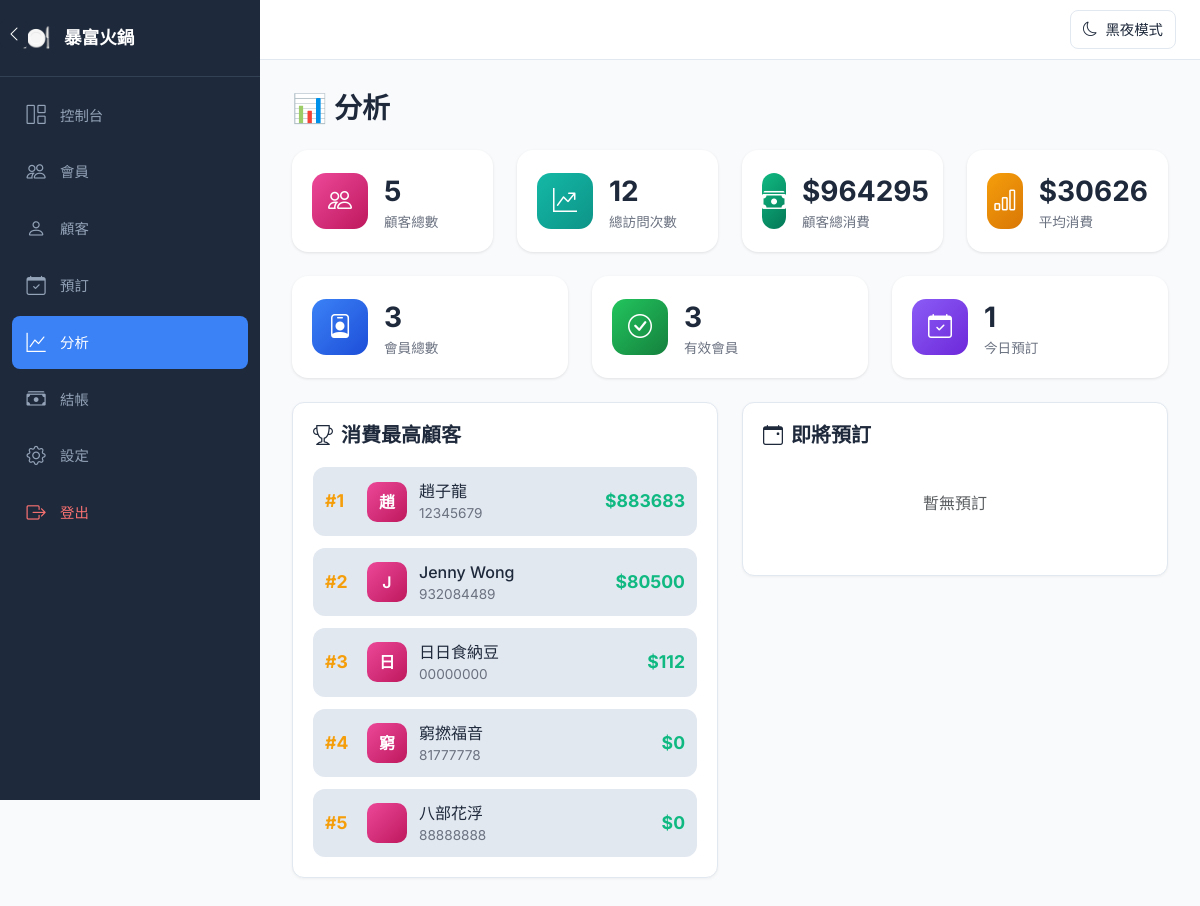
Screenshot of /analytics (signed in) with the database file from the repository.
### app.py (models this page shows)
class Settings(Base):
    __tablename__ = 'settings'
    id = Column(Integer, primary_key=True)
    restaurant_name = Column(String(100), default='我的餐廳')
    dark_mode = Column(Integer, default=0)  # 0 = light, 1 = dark

class Customer(Base):
    __tablename__ = 'customers'
    id = Column(Integer, primary_key=True)
    name = Column(String(100), nullable=False)
    phone = Column(String(20), unique=True, nullable=False)
    email = Column(String(100))
    birthday = Column(DateTime)
    tags = Column(String(500))  # 標籤，用逗號分隔
    address = Column(String(200))
    avg_spend = Column(Float, default=0.0)
    preferences = Column(Text)  # e.g. "愛辣、不吃蔥"
    allergies = Column(Text)  # 過敏食物
    notes = Column(Text)  # 額外備註
    visits = Column(Integer, default=0)
    total_spent = Column(Float, default=0)  # 總消費
    points = Column(Integer, default=0)  # 積分 (已停用)
    created_at = Column(DateTime, default=datetime.utcnow)
    updated_at = Column(DateTime, default=datetime.utcnow, onupdate=datetime.utcnow)

### app.py (the view)
@app.route('/analytics')
@login_required
def analytics():
    from sqlalchemy import func as sql_func
    db = get_db_session()
    total_customers = db.query(Customer).count()
    total_visits = db.query(Customer).with_entities(sql_func.sum(Customer.visits)).scalar() or 0
    total_revenue = db.query(Customer).with_entities(sql_func.sum(Customer.total_spent)).scalar() or 0
    avg_spend = db.query(Customer).with_entities(sql_func.avg(Customer.avg_spend)).scalar() or 0
    total_members = db.query(Member).count()
    active_members = db.query(Member).filter(Member.expiry_date >= datetime.utcnow()).count()
    today = datetime.utcnow().replace(hour=0, minute=0, second=0, microsecond=0)
    tomorrow = today + timedelta(days=1)
    today_reservations = db.query(Reservation).filter(
        Reservation.date >= today,
        Reservation.date < tomorrow
    ).count()
    top_customers = db.query(Customer).order_by(Customer.total_spent.desc()).limit(10).all()
    upcoming_reservations = db.query(Reservation).filter(
        Reservation.date >= datetime.utcnow(),
        Reservation.status.in_(['confirmed', 'seated'])
    ).order_by(Reservation.date).limit(10).all()
    db.close()
    return render_template('analytics.html',
                         total_customers=total_customers,
                         total_visits=total_visits,
                         total_revenue=total_revenue,
                         avg_spend=avg_spend,
                         total_members=total_members,
                         active_members=active_members,
                         today_reservations=today_reservations,
                         top_customers=top_customers,
                         upcoming_reservations=upcoming_reservations)

### templates/analytics.html (shortened to what this page needs)
{% extends "base.html" %}
{% block content %}
<h1 class="page-title">📊 分析</h1>
<div class="row mb-4">
    <div class="col-md-3">
        <div class="stats-card">
            <div class="stats-icon" style="background: linear-gradient(135deg, #ec4899, #be185d);">
                <i class="bi bi-people"></i>
            </div>
            <div class="stats-info">
                <span class="stats-number">{{ total_customers }}</span>
                <span class="stats-label">顧客總數</span>
            </div>
        </div>
    </div>
    <div class="col-md-3">
        <div class="stats-card">
            <div class="stats-icon" style="background: linear-gradient(135deg, #14b8a6, #0d9488);">
                <i class="bi bi-graph-up-arrow"></i>
            </div>
            <div class="stats-info">
                <span class="stats-number">{{ total_visits }}</span>
                <span class="stats-label">總訪問次數</span>
            </div>
        </div>
    </div>
    <div class="col-md-3">
        <div class="stats-card">
            <div class="stats-icon" style="background: linear-gradient(135deg, #10b981, #047857);">
                <i class="bi bi-cash-stack"></i>
            </div>
            <div class="stats-info">
                <span class="stats-number">${{ "%.0f"|format(total_revenue) }}</span>
                <span class="stats-label">顧客總消費</span>
            </div>
        </div>
    </div>
    <div class="col-md-3">
        <div class="stats-card">
            <div class="stats-icon" style="background: linear-gradient(135deg, #f59e0b, #d97706);">
                <i class="bi bi-bar-chart"></i>
            </div>
            <div class="stats-info">
                <span class="stats-number">${{ "%.0f"|format(avg_spend) }}</span>
                <span class="stats-label">平均消費</span>
            </div>
        </div>
    </div>
</div>
<div class="row mb-4">
    <div class="col-md-4">
        <div class="stats-card">
            <div class="stats-icon" style="background: linear-gradient(135deg, #3b82f6, #1d4ed8);">
                <i class="bi bi-person-badge"></i>
            </div>
            <div class="stats-info">
                <span class="stats-number">{{ total_members }}</span>
                <span class="stats-label">會員總數</span>
            </div>
        </div>
    </div>
    <div class="col-md-4">
        <div class="stats-card">
            <div class="stats-icon" style="background: linear-gradient(135deg, #22c55e, #15803d);">
                <i class="bi bi-check-circle"></i>
            </div>
            <div class="stats-info">
                <span class="stats-number">{{ active_members }}</span>
                <span class="stats-label">有效會員</span>
            </div>
        </div>
    </div>
    <div class="col-md-4">
        <div class="stats-card">
            <div class="stats-icon" style="background: linear-gradient(135deg, #8b5cf6, #6d28d9);">
                <i class="bi bi-calendar-check"></i>
            </div>
            <div class="stats-info">
                <span class="stats-number">{{ today_reservations }}</span>
                <span class="stats-label">今日預訂</span>
            </div>
        </div>
    </div>
</div>
<div class="row mb-4">
    <div class="col-md-6">
        <div class="custom-card">
            <div class="card-body">
                <h5 class="card-title"><i class="bi bi-trophy me-2"></i>消費最高顧客</h5>
                {% if top_customers %}
                <div class="top-list">
                    {% for customer in top_customers %}
                    <div class="top-item">
                        <div class="top-rank">#{{ loop.index }}</div>
                        <div class="top-avatar" style="background: linear-gradient(135deg, #ec4899, #be185d);">
                            {{ customer.name[0] }}
                        </div>
                        <div class="top-info">
                            <span class="top-name">{{ customer.name }}</span>
                            <span class="top-phone">{{ customer.phone }}</span>
                        </div>
                        <div class="top-amount">${{ "%.0f"|format(customer.total_spent) }}</div>
                    </div>
                    {% endfor %}
                </div>
                {% else %}
                <p class="text-muted text-center py-4">暫無數據</p>
                {% endif %}
            </div>
        </div>
    </div>
    <div class="col-md-6">
        <div class="custom-card">
            <div class="card-body">
                <h5 class="card-title"><i class="bi bi-calendar-event me-2"></i>即將預訂</h5>
                {% if upcoming_reservations %}
                <div class="reservation-list">
                    {% for res in upcoming_reservations %}
                    <div class="reservation-item">
                        <div class="reservation-date">
                            <span class="date">{{ res.date.strftime('%m/%d') }}</span>
                            <span class="time">{{ res.date.strftime('%H:%M') }}</span>
                        </div>
                        <div class="reservation-info">
                            <span class="reservation-name">{{ res.name }}</span>
                            <span class="reservation-phone">{{ res.phone }}</span>
                        </div>
                        <div class="reservation-meta">
                            <span class="badge bg-secondary">{{ res.party_size }}位</span>
                            {% if res.status == 'confirmed' %}
                            <span class="badge bg-success">確認</span>
                            {% else %}
                            <span class="badge bg-warning">已入座</span>
                            {% endif %}
                        </div>
                    </div>
                    {% endfor %}
                </div>
                {% else %}
                <p class="text-muted text-center py-4">暫無預訂</p>
                {% endif %}
            </div>
        </div>
    </div>
</div>
{% endblock %}

### templates/base.html (shortened to what this page needs)
<!DOCTYPE html>
<html lang="zh-HK">
<head>
    <link href="https://cdn.jsdelivr.net/npm/bootstrap@5.3.3/dist/css/bootstrap.min.css" rel="stylesheet">
    <link rel="stylesheet" href="https://cdn.jsdelivr.net/npm/bootstrap-icons@1.11.0/font/bootstrap-icons.css">
</head>
<body>
    <nav id="sidebar">
        <div class="sidebar-brand">
            <span class="sidebar-brand-icon">🍽️</span>
            <span class="sidebar-brand-text">{{ restaurant_name|default('暴富火鍋') }}</span>
        </div>
        <ul class="sidebar-menu">
            <li class="sidebar-menu-item">
                <a href="{{ url_for('dashboard') }}" class="sidebar-menu-link {% if request.endpoint == 'dashboard' %}active{% endif %}">
                    <i class="bi bi-grid-1x2"></i><span>控制台</span>
                </a>
            </li>
            <li class="sidebar-menu-item">
                <a href="{{ url_for('members') }}" class="sidebar-menu-link {% if request.endpoint in ['members', 'add_member', 'edit_member', 'topup_member'] %}active{% endif %}">
                    <i class="bi bi-people"></i><span>會員</span>
                </a>
            </li>
            <li class="sidebar-menu-item">
                <a href="{{ url_for('customers') }}" class="sidebar-menu-link {% if request.endpoint in ['customers', 'add_customer', 'edit_customer'] %}active{% endif %}">
                    <i class="bi bi-person"></i><span>顧客</span>
                </a>
            </li>
            <li class="sidebar-menu-item">
                <a href="{{ url_for('reservations') }}" class="sidebar-menu-link {% if request.endpoint in ['reservations', 'add_reservation'] %}active{% endif %}">
                    <i class="bi bi-calendar-check"></i><span>預訂</span>
                </a>
            </li>
            <li class="sidebar-menu-item">
                <a href="{{ url_for('analytics') }}" class="sidebar-menu-link {% if request.endpoint == 'analytics' %}active{% endif %}">
                    <i class="bi bi-graph-up"></i><span>分析</span>
                </a>
            </li>
            <li class="sidebar-menu-item">
                <a href="{{ url_for('checkout') }}" class="sidebar-menu-link {% if request.endpoint in ['checkout', 'checkout_result'] %}active{% endif %}">
                    <i class="bi bi-cash-stack"></i><span>結帳</span>
                </a>
            </li>
            <li class="sidebar-menu-item">
                <a href="{{ url_for('settings') }}" class="sidebar-menu-link {% if request.endpoint == 'settings' %}active{% endif %}">
                    <i class="bi bi-gear"></i><span>設定</span>
                </a>
            </li>
            <li class="sidebar-menu-item" style="margin-top: auto;">
                <a href="{{ url_for('logout') }}" class="sidebar-menu-link" style="color: #f87171;">
                    <i class="bi bi-box-arrow-right"></i><span>登出</span>
                </a>
            </li>
        </ul>
    </nav>
    <button id="sidebarToggle" onclick="toggleSidebar()">
        <i class="bi bi-chevron-left"></i>
    </button>
    <div class="top-bar">
        <button class="theme-toggle" onclick="toggleTheme()">
            <i class="bi bi-moon" id="themeIcon"></i>
            <span id="themeText">黑夜模式</span>
        </button>
    </div>
    <main id="mainContent">
        {% block content %}{% endblock %}
    </main>
</body>
</html>

### rows the page displays
Settings: restaurant_name "暴富火鍋"
Customer: name "趙", name "趙子龍", phone "12345679", total_spent "883683"
Customer: name "J", name "Jenny Wong", phone "932084489", total_spent "80500"
Customer: name "日", name "日日食納豆", phone "00000000", total_spent "112"
Customer: name "窮", name "窮撚福音", phone "81777778", total_spent "0"
Customer: name "八部花浮", phone "88888888", total_spent "0"

### other values shown
{{ total_customers }} "5"
{{ total_visits }} "12"
{{ "%.0f"|format(total_revenue) }} "964295"
{{ "%.0f"|format(avg_spend) }} "30626"
{{ total_members }} "3"
{{ active_members }} "3"
{{ today_reservations }} "1"
